Frame 1 (no input): blank canvas, image omitted
Frame 60 (the mouse pressed at the canvas centre just before this capture): blank canvas, image omitted
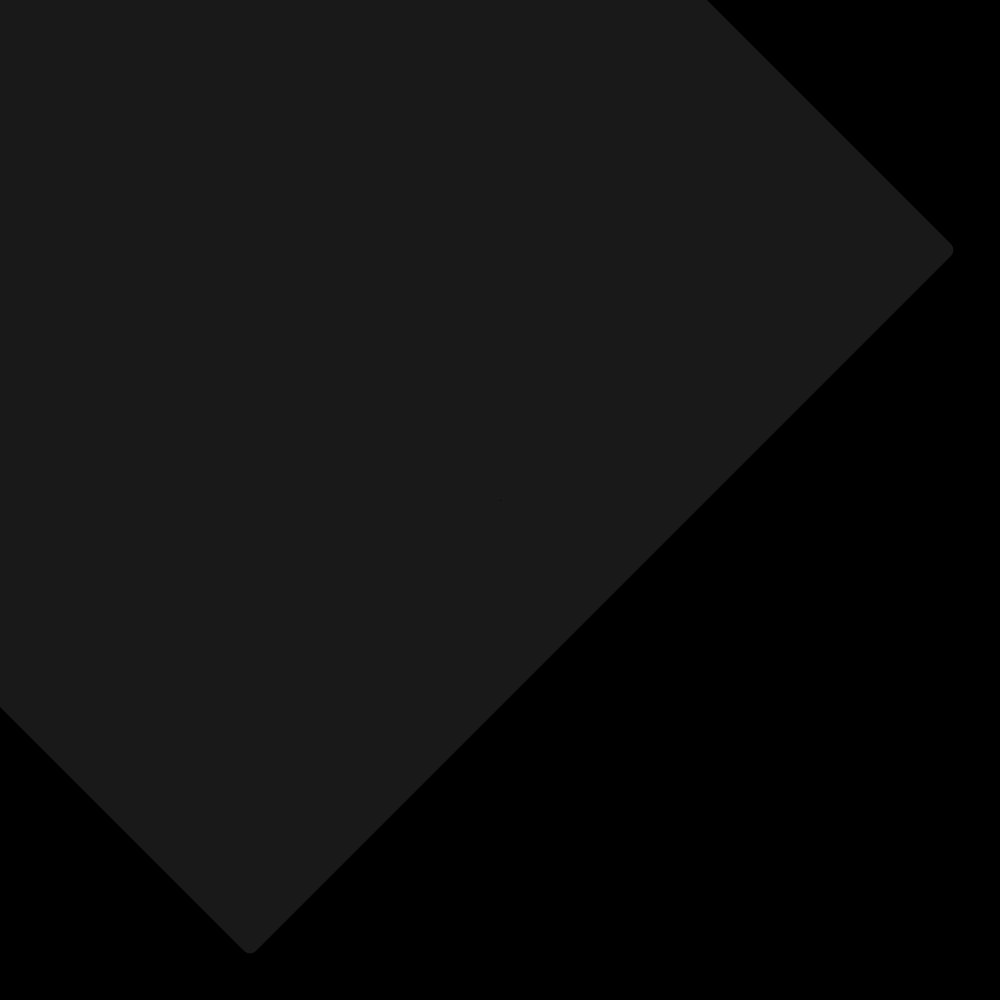
Frame 120 (the mouse held since frame 60 and released just before this capture)

The Processing sketch whose frames 1 and 60 were blank and that drew this single picture after the mouse press (run headless with seeded random() and noise(); from frame 60 on, the mouse is pressed at the canvas centre):

// Processing sketch: testPennello4
// ── testPennello4.pde
void setup()
{
  size(1000,1000);
  background(0);
}


void draw()
{
  if(!mousePressed)
   return;
  
  float offX = mouseX - pmouseX;
  float offY = mouseY - pmouseY;
 
  PVector vett = new PVector(offX,offY);

  pushMatrix();
    translate(pmouseX,pmouseY);
    rotate(- PI * 0.5f );
    line(0,0,vett.x,vett.y);
    line(0,0,-vett.x,-vett.y);
  popMatrix();
   fill(255,25);
    pushMatrix();
      translate(pmouseX,pmouseY);
      translate(0.5 * vett.x,0.5 * vett.y);
      rotate(atan2(-vett.y,-vett.x));
      rectMode(CENTER);
      rect(0,0,abs(vett.x)+abs(vett.y),abs(vett.x)+abs(vett.y),10); 
    
  popMatrix();
   
}
